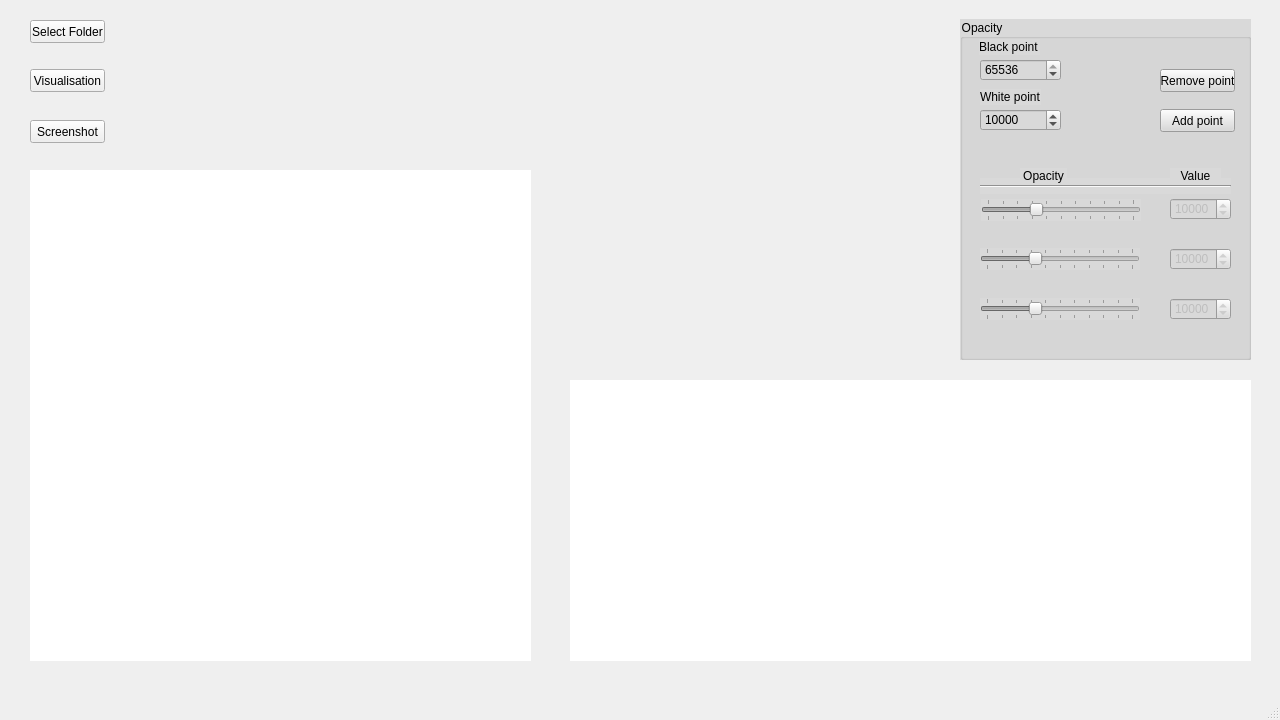
<?xml version="1.0" encoding="UTF-8"?>
<ui version="4.0">
 <class>MainWindow</class>
 <widget class="QMainWindow" name="MainWindow">
  <property name="enabled">
   <bool>true</bool>
  </property>
  <property name="geometry">
   <rect>
    <x>0</x>
    <y>0</y>
    <width>1280</width>
    <height>720</height>
   </rect>
  </property>
  <property name="minimumSize">
   <size>
    <width>1280</width>
    <height>720</height>
   </size>
  </property>
  <property name="maximumSize">
   <size>
    <width>1280</width>
    <height>720</height>
   </size>
  </property>
  <property name="cursor">
   <cursorShape>ArrowCursor</cursorShape>
  </property>
  <property name="windowTitle">
   <string>TomoX - INSA</string>
  </property>
  <property name="windowIcon">
   <iconset>
    <normaloff>logo.png</normaloff>logo.png</iconset>
  </property>
  <property name="styleSheet">
   <string notr="true"/>
  </property>
  <property name="iconSize">
   <size>
    <width>24</width>
    <height>24</height>
   </size>
  </property>
  <widget class="QWidget" name="centralwidget">
   <widget class="QPushButton" name="launch">
    <property name="geometry">
     <rect>
      <x>30</x>
      <y>69</y>
      <width>75</width>
      <height>23</height>
     </rect>
    </property>
    <property name="cursor">
     <cursorShape>ArrowCursor</cursorShape>
    </property>
    <property name="text">
     <string>Visualisation</string>
    </property>
   </widget>
   <widget class="QPushButton" name="select_file">
    <property name="geometry">
     <rect>
      <x>30</x>
      <y>20</y>
      <width>75</width>
      <height>23</height>
     </rect>
    </property>
    <property name="text">
     <string>Select Folder</string>
    </property>
   </widget>
   <widget class="QGroupBox" name="groupBox">
    <property name="geometry">
     <rect>
      <x>960</x>
      <y>19</y>
      <width>291</width>
      <height>341</height>
     </rect>
    </property>
    <property name="styleSheet">
     <string notr="true">background-color: rgb(217, 217, 217);</string>
    </property>
    <property name="title">
     <string>Opacity</string>
    </property>
    <property name="flat">
     <bool>true</bool>
    </property>
    <property name="checkable">
     <bool>false</bool>
    </property>
    <widget class="QLabel" name="black_point">
     <property name="geometry">
      <rect>
       <x>19</x>
       <y>20</y>
       <width>61</width>
       <height>16</height>
      </rect>
     </property>
     <property name="text">
      <string>Black point</string>
     </property>
    </widget>
    <widget class="QSpinBox" name="point1spinBox">
     <property name="enabled">
      <bool>false</bool>
     </property>
     <property name="geometry">
      <rect>
       <x>210</x>
       <y>179</y>
       <width>61</width>
       <height>22</height>
      </rect>
     </property>
     <property name="maximum">
      <number>65536</number>
     </property>
     <property name="singleStep">
      <number>1000</number>
     </property>
     <property name="value">
      <number>10000</number>
     </property>
    </widget>
    <widget class="QSlider" name="point2Slider">
     <property name="enabled">
      <bool>false</bool>
     </property>
     <property name="geometry">
      <rect>
       <x>20</x>
       <y>229</y>
       <width>160</width>
       <height>22</height>
      </rect>
     </property>
     <property name="maximum">
      <number>100</number>
     </property>
     <property name="sliderPosition">
      <number>33</number>
     </property>
     <property name="orientation">
      <enum>Qt::Horizontal</enum>
     </property>
     <property name="tickPosition">
      <enum>QSlider::TicksBothSides</enum>
     </property>
    </widget>
    <widget class="QSlider" name="point3Slider">
     <property name="enabled">
      <bool>false</bool>
     </property>
     <property name="geometry">
      <rect>
       <x>20</x>
       <y>279</y>
       <width>160</width>
       <height>22</height>
      </rect>
     </property>
     <property name="maximum">
      <number>100</number>
     </property>
     <property name="sliderPosition">
      <number>33</number>
     </property>
     <property name="orientation">
      <enum>Qt::Horizontal</enum>
     </property>
     <property name="tickPosition">
      <enum>QSlider::TicksBothSides</enum>
     </property>
    </widget>
    <widget class="QSpinBox" name="point3spinBox">
     <property name="enabled">
      <bool>false</bool>
     </property>
     <property name="geometry">
      <rect>
       <x>210</x>
       <y>279</y>
       <width>61</width>
       <height>22</height>
      </rect>
     </property>
     <property name="maximum">
      <number>65536</number>
     </property>
     <property name="singleStep">
      <number>1000</number>
     </property>
     <property name="value">
      <number>10000</number>
     </property>
    </widget>
    <widget class="QSpinBox" name="point2spinBox">
     <property name="enabled">
      <bool>false</bool>
     </property>
     <property name="geometry">
      <rect>
       <x>210</x>
       <y>229</y>
       <width>61</width>
       <height>22</height>
      </rect>
     </property>
     <property name="maximum">
      <number>65536</number>
     </property>
     <property name="singleStep">
      <number>1000</number>
     </property>
     <property name="value">
      <number>10000</number>
     </property>
    </widget>
    <widget class="QPushButton" name="remove_point">
     <property name="geometry">
      <rect>
       <x>200</x>
       <y>50</y>
       <width>75</width>
       <height>23</height>
      </rect>
     </property>
     <property name="text">
      <string>Remove point</string>
     </property>
    </widget>
    <widget class="QPushButton" name="add_point">
     <property name="geometry">
      <rect>
       <x>200</x>
       <y>90</y>
       <width>75</width>
       <height>23</height>
      </rect>
     </property>
     <property name="text">
      <string>Add point</string>
     </property>
    </widget>
    <widget class="Line" name="line">
     <property name="geometry">
      <rect>
       <x>20</x>
       <y>159</y>
       <width>251</width>
       <height>16</height>
      </rect>
     </property>
     <property name="orientation">
      <enum>Qt::Horizontal</enum>
     </property>
    </widget>
    <widget class="QSlider" name="point1Slider">
     <property name="enabled">
      <bool>false</bool>
     </property>
     <property name="geometry">
      <rect>
       <x>21</x>
       <y>180</y>
       <width>160</width>
       <height>22</height>
      </rect>
     </property>
     <property name="maximum">
      <number>100</number>
     </property>
     <property name="singleStep">
      <number>1</number>
     </property>
     <property name="pageStep">
      <number>10</number>
     </property>
     <property name="value">
      <number>33</number>
     </property>
     <property name="sliderPosition">
      <number>33</number>
     </property>
     <property name="orientation">
      <enum>Qt::Horizontal</enum>
     </property>
     <property name="tickPosition">
      <enum>QSlider::TicksBothSides</enum>
     </property>
    </widget>
    <widget class="QLabel" name="opacity_column">
     <property name="geometry">
      <rect>
       <x>60</x>
       <y>149</y>
       <width>47</width>
       <height>16</height>
      </rect>
     </property>
     <property name="text">
      <string>Opacity</string>
     </property>
     <property name="alignment">
      <set>Qt::AlignCenter</set>
     </property>
    </widget>
    <widget class="QLabel" name="value_column">
     <property name="geometry">
      <rect>
       <x>210</x>
       <y>149</y>
       <width>51</width>
       <height>16</height>
      </rect>
     </property>
     <property name="text">
      <string>Value</string>
     </property>
     <property name="alignment">
      <set>Qt::AlignCenter</set>
     </property>
    </widget>
    <widget class="QSpinBox" name="spinBox_black_point">
     <property name="geometry">
      <rect>
       <x>20</x>
       <y>40</y>
       <width>81</width>
       <height>22</height>
      </rect>
     </property>
     <property name="maximum">
      <number>65536</number>
     </property>
     <property name="singleStep">
      <number>1000</number>
     </property>
     <property name="value">
      <number>65536</number>
     </property>
    </widget>
    <widget class="QSpinBox" name="spinBox_white_point">
     <property name="geometry">
      <rect>
       <x>20</x>
       <y>90</y>
       <width>81</width>
       <height>22</height>
      </rect>
     </property>
     <property name="maximum">
      <number>65536</number>
     </property>
     <property name="singleStep">
      <number>1000</number>
     </property>
     <property name="value">
      <number>10000</number>
     </property>
    </widget>
    <widget class="QLabel" name="white_point">
     <property name="geometry">
      <rect>
       <x>20</x>
       <y>70</y>
       <width>61</width>
       <height>16</height>
      </rect>
     </property>
     <property name="text">
      <string>White point</string>
     </property>
    </widget>
   </widget>
   <widget class="QLabel" name="Label_loader">
    <property name="geometry">
     <rect>
      <x>130</x>
      <y>70</y>
      <width>81</width>
      <height>71</height>
     </rect>
    </property>
    <property name="text">
     <string/>
    </property>
   </widget>
   <widget class="QWidget" name="content_plot" native="true">
    <property name="geometry">
     <rect>
      <x>570</x>
      <y>380</y>
      <width>681</width>
      <height>281</height>
     </rect>
    </property>
    <property name="styleSheet">
     <string notr="true">background-color: rgb(255, 255, 255);</string>
    </property>
    <widget class="QWidget" name="verticalLayoutWidget">
     <property name="geometry">
      <rect>
       <x>0</x>
       <y>0</y>
       <width>681</width>
       <height>281</height>
      </rect>
     </property>
     <layout class="QVBoxLayout" name="graph_layout"/>
    </widget>
   </widget>
   <widget class="QPushButton" name="screenshot">
    <property name="geometry">
     <rect>
      <x>30</x>
      <y>120</y>
      <width>75</width>
      <height>23</height>
     </rect>
    </property>
    <property name="text">
     <string>Screenshot</string>
    </property>
   </widget>
   <widget class="QWidget" name="object_plot" native="true">
    <property name="geometry">
     <rect>
      <x>30</x>
      <y>170</y>
      <width>501</width>
      <height>491</height>
     </rect>
    </property>
    <property name="styleSheet">
     <string notr="true">background-color: rgb(255, 255, 255);</string>
    </property>
    <widget class="QWidget" name="verticalLayoutWidget_2">
     <property name="geometry">
      <rect>
       <x>0</x>
       <y>0</y>
       <width>501</width>
       <height>491</height>
      </rect>
     </property>
     <layout class="QVBoxLayout" name="object_layout"/>
    </widget>
   </widget>
   <zorder>groupBox</zorder>
   <zorder>launch</zorder>
   <zorder>Label_loader</zorder>
   <zorder>content_plot</zorder>
   <zorder>screenshot</zorder>
   <zorder>object_plot</zorder>
   <zorder>select_file</zorder>
  </widget>
  <widget class="QStatusBar" name="statusbar">
   <property name="styleSheet">
    <string notr="true"/>
   </property>
  </widget>
 </widget>
 <resources/>
 <connections/>
</ui>
